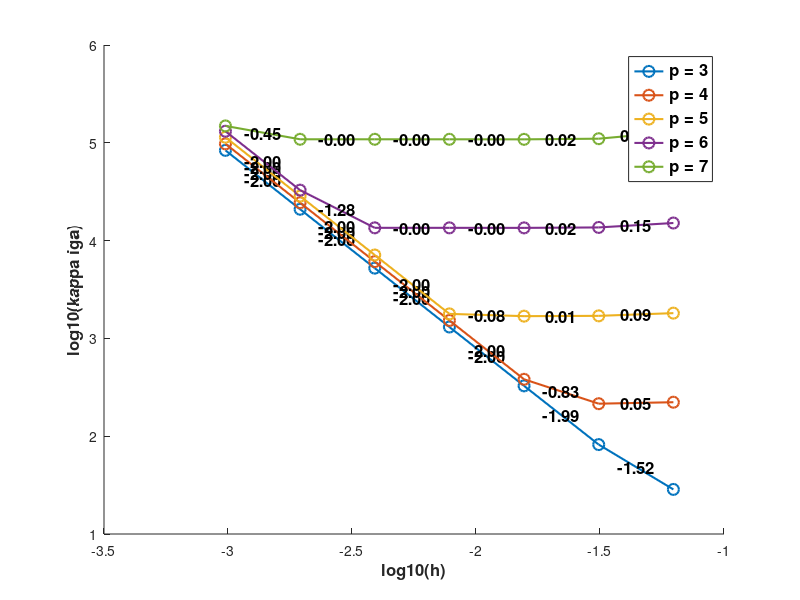
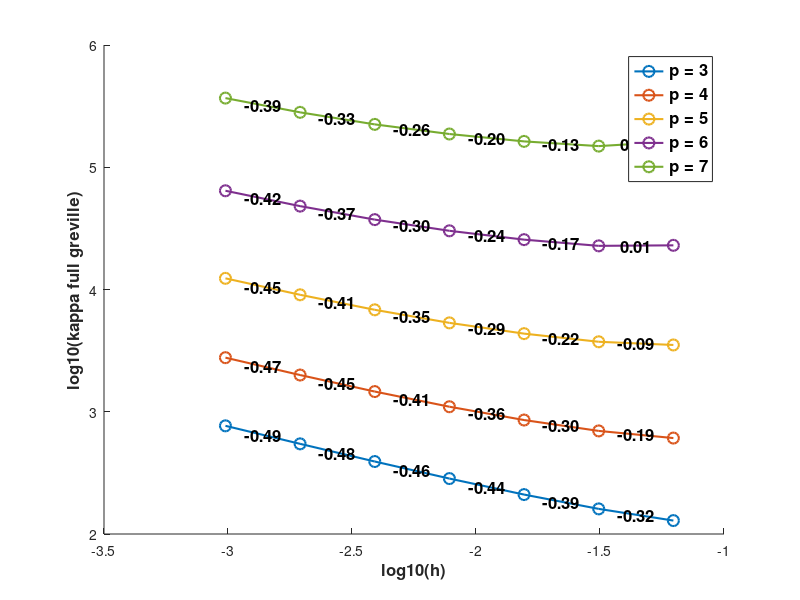

MATLAB code to generate these figures, in order:
clear;
clc;
close all;

CONDg = [128.772376688697,160.501378779429,210.156024285443,284.115519555739,391.68469533028,546.396439924173,767.249132633978; ...
         609.137128871121,697.062394589085,855.574932666225,1099.35830957425,1462.8924726307,1996.95272402776,2770.20713695242; ...
         3518.413515647,3735.96214884153,4355.49030144981,5335.08101818439,6821.66977271751,9052.02341729086,12338.0596023783; ...
         22975.4971178248,22754.0368485412,25577.9160331892,30213.2175051883,37299.2349380685,48088.0311205785,64238.5432623905; ...
         162178.659973624,148919.688175903,162741.637312242,187040.049723924,224209.359138189,281287.86443683,367839.323346322];
COND  = [28.5604130405391,82.0998641532794,327.208502603839,1307.67226784349,5229.54136662966,20917.0246489625,83666.961192343; ...
         222.54992821228,215.004496441155,381.733159913437,1525.39862784631,6100.11680094581,24399.0175960881,97594.634821238; ...
         1812.5795760605,1700.6315544374,1688.11008936008,1781.51080582718,7124.05845026019,28494.3251064842,113975.429851442; ...
         15132.6441280637,13634.8151004491,13493.1503553076,13505.2718704483,13508.6624082014,32799.6162618335,131196.031260472; ...
         129178.94005403,110155.733696557,108472.867401802,108589.13288144,108621.638748566,108629.550059182,148805.537199058];

NEN = [16,32,64,128,256,512,1024];
PP = [3,4,5,6,7];
HH = NEN./NEN./NEN;

log_HH = log(HH);
log10_HH = log10(HH);
log_COND = log10(COND);
log_COND_FULL_g = log10(CONDg);

figure(1)
hold on
for i = 1 : length(PP)
    plot(log10_HH, log_COND(i,:), '-o', 'LineWidth', 1.5, 'MarkerSize', 8);
    for j = 1 : length(HH)-1
        slope = (log_COND(i,j+1) - log_COND(i,j)) / (log10_HH(j+1)-log10_HH(j));
        x_mid = (log10_HH(j+1) + log10_HH(j)) / 2;
        y_mid = (log_COND(i,j+1) + log_COND(i,j)) / 2;
        text(x_mid, y_mid, sprintf('%.2f', slope), 'HorizontalAlignment', 'center', 'FontSize', 12, 'FontWeight', 'bold');
    end
end
hold off

legendLabels = arrayfun(@(x) sprintf('p = %.0f', x), PP, 'UniformOutput', false);
legend(legendLabels, 'FontSize', 12,'FontWeight', 'bold', 'Location', 'best');
xlabel("log10(h)","FontSize",12,"FontWeight","bold");
ylabel("log10(kappa iga)","FontSize",12,"FontWeight","bold");

figure(2)
hold on
for i = 1 : length(PP)
    plot(log10_HH, log_COND_FULL_g(i,:), '-o', 'LineWidth', 1.5, 'MarkerSize', 8);
    for j = 1 : length(HH)-1
        slope = (log_COND_FULL_g(i,j+1) - log_COND_FULL_g(i,j)) / (log10_HH(j+1)-log10_HH(j));
        x_mid = (log10_HH(j+1) + log10_HH(j)) / 2;
        y_mid = (log_COND_FULL_g(i,j+1) + log_COND_FULL_g(i,j)) / 2;
        text(x_mid, y_mid, sprintf('%.2f', slope), 'HorizontalAlignment', 'center', 'FontSize', 12, 'FontWeight', 'bold');
    end
end
hold off

legendLabels = arrayfun(@(x) sprintf('p = %.0f', x), PP, 'UniformOutput', false);
legend(legendLabels, 'FontSize', 12,'FontWeight', 'bold', 'Location', 'best');
xlabel("log10(h)","FontSize",12,"FontWeight","bold");
ylabel("log10(kappa full greville)","FontSize",12,"FontWeight","bold");
